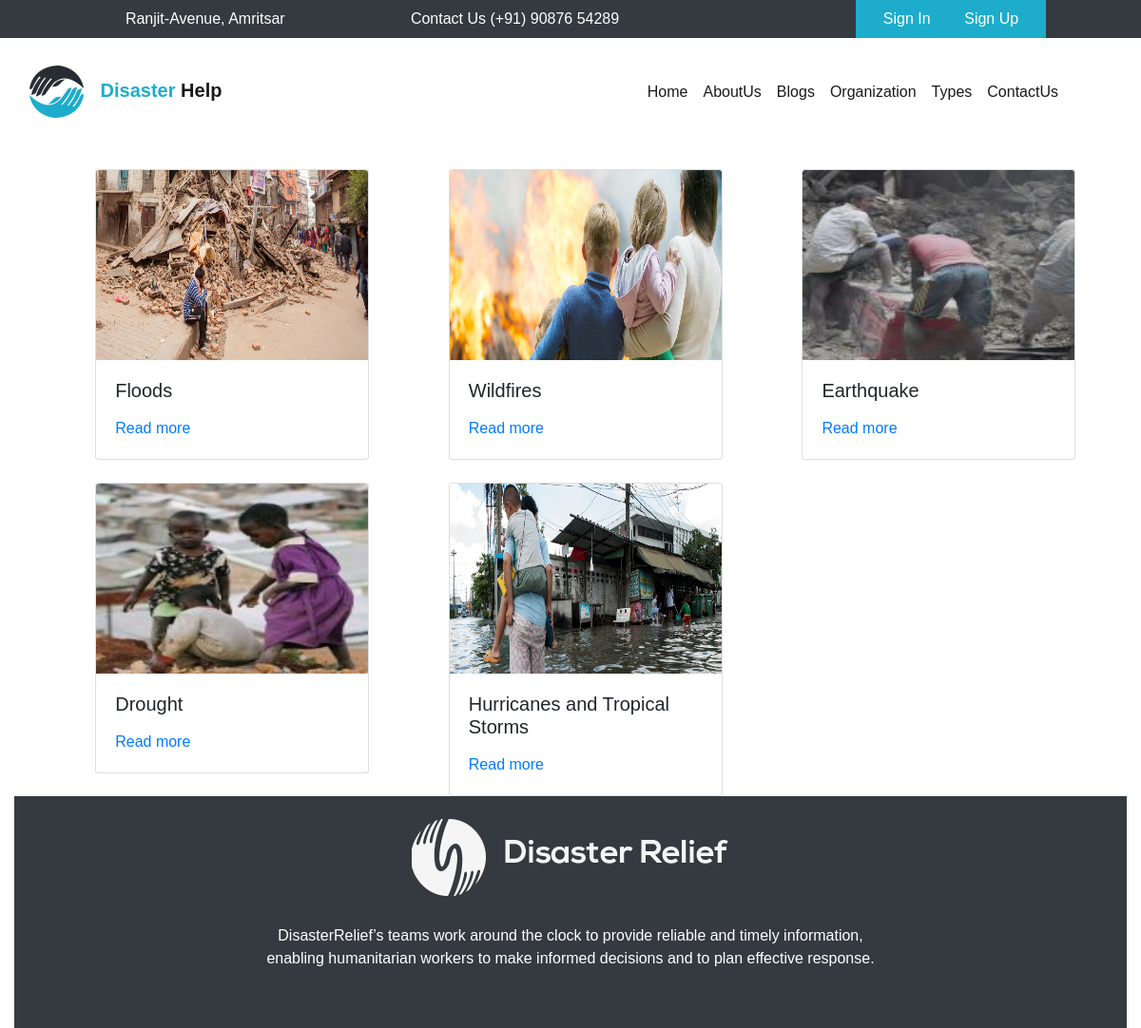
The page /TypesOfDisaster/ (upper part) on the database as committed earlier.
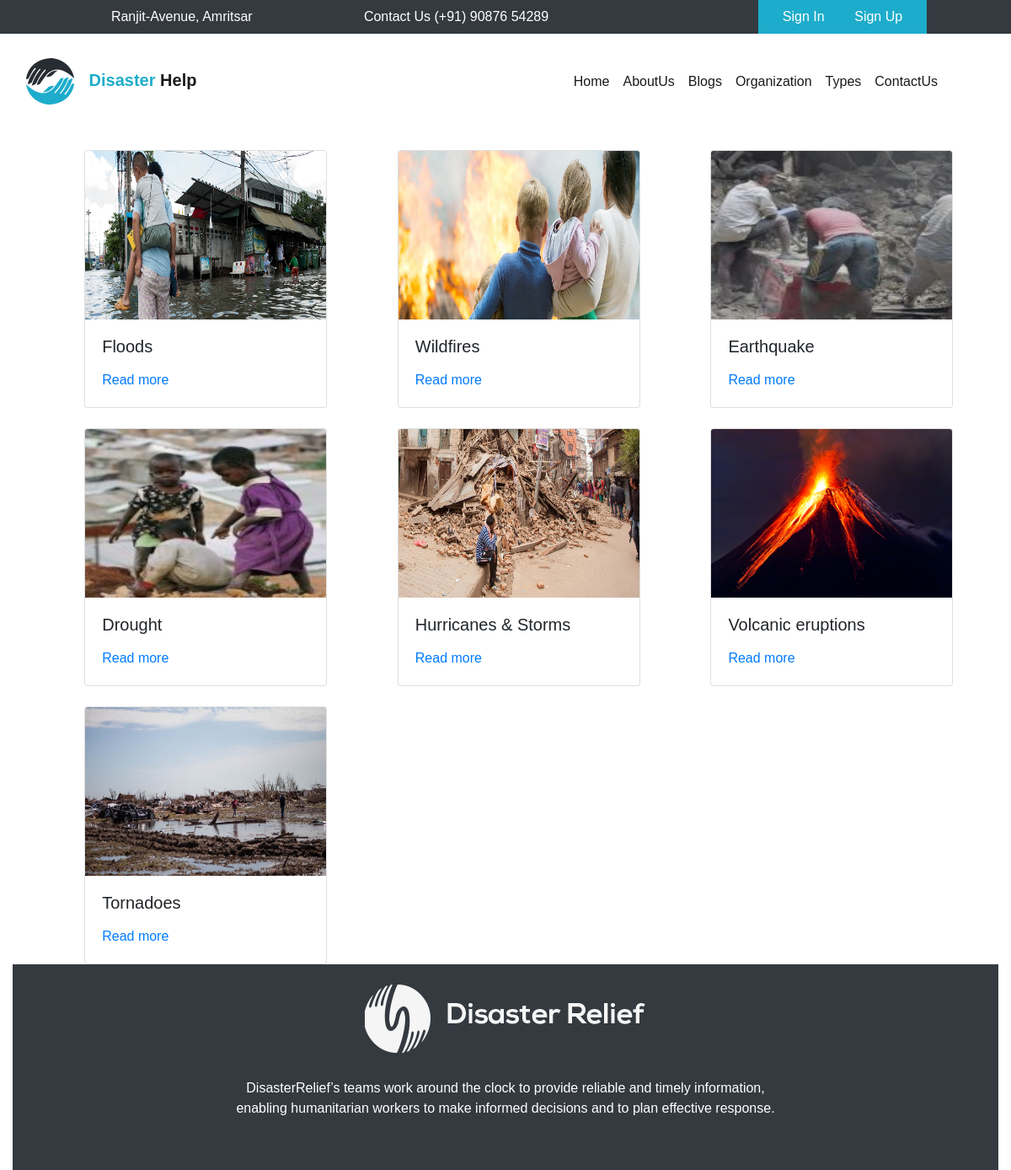
The same page on the database as committed later.
### first_app/models.py (models this page shows, shortened)
class TypesOfDisaster(models.Model):
 Name = models.CharField(max_length=30)
 Desc = models.TextField(max_length=1024*2)
 Image = models.ImageField()
 GettingHelp = models.CharField(max_length=300)
 Risk = models.CharField(max_length=300)

### first_app/views.py (the view)
# urls.py: path('TypesOfDisaster/',views.viewTypesOfDisaster, name= 'TypesOfDisaster'),
def viewTypesOfDisaster(request):
    tod = TypesOfDisaster.objects.all()
    return render(request,"TypesOfDisaster.html",{'tod':tod})

### template/TypesOfDisaster.html (shortened to what this page needs)
{% extends 'Dashboard.html' %}
{% block content %}
        <div class="row">
    {% for ex in tod %}
        {% if forloop.counter0|divisibleby:3 %}
              </div><br><div class="row" style="margin-left: 6%;">
        {% endif %}
        <div class="col-4">
        <div class="card" style="width: 18rem;">
                <img class="card-img-top" src="{{ ex.Image.url }}" width="200" height="200" alt="Card image cap">
                <div class="card-body">
                  <h5 class="card-title"> {{ ex.Name }}</h5>
                         <a href="{% url 'viewTypesOfDisasterdetail' id=ex.id %}">Read more</a>
                </div>
              </div>
        </div>
    {% endfor %}
    </div>
{% endblock %}

Rows that differ between the two databases and show on the page:
changed TypesOfDisaster "Floods": Image: a different picture
changed TypesOfDisaster: Image: a different picture; Name "Hurricanes and Tropical Storms" → "Hurricanes & Storms"
added TypesOfDisaster: Image (picture), Name "Volcanic eruptions"
added TypesOfDisaster: Image (picture), Name "Tornadoes"
